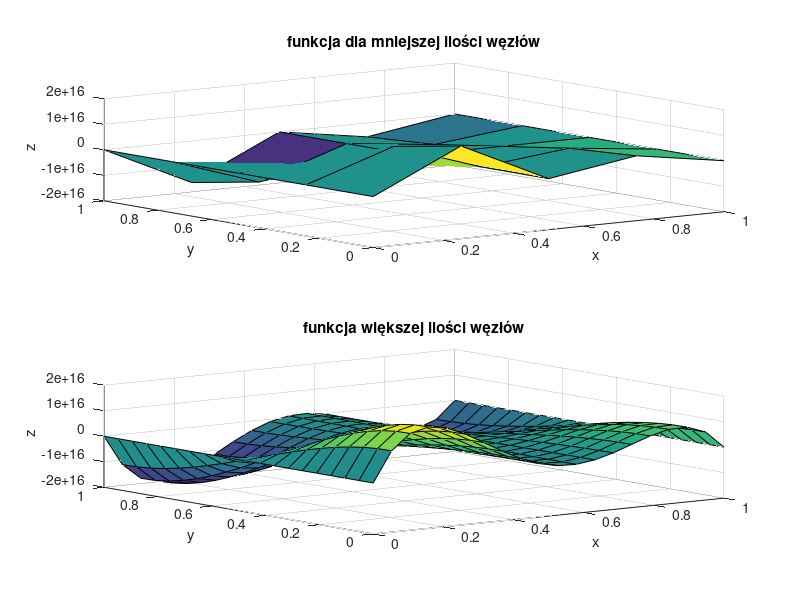

Here is the MATLAB script that generated this plot:
function [M,N,P,R,x_coarse,y_coarse,F_coarse,x_fine,y_fine,F_fine] = zadanie4()
P = 20; % liczba unikalnych współrzędnych x punktów dla których będzie obliczana interpolacja
R = 20; % liczba unikalnych współrzędnych y punktów dla których będzie obliczana interpolacja
M = 5; % liczba węzłów interpolacji wzdłuż osi X (stopień wielomianu zmiennej x: M-1)
N = 5; % liczba węzłów interpolacji wzdłuż osi Y (stopień wielomianu zmiennej y: N-1)

% Generowanie węzłów interpolacji na płaszczyźnie
x_coarse = linspace(0, 1, M);
y_coarse = linspace(0, 1, N);
[X_coarse, Y_coarse] = meshgrid(x_coarse, y_coarse);

% Wyznaczenie wartości funkcji oryginalnej w węzłach
F_coarse = tan(X_coarse*2*pi) .* cos(pi*Y_coarse); % zadanie A: zmień definicję funkcji interpolowanej

MN = M*N;
xvec_coarse = reshape(X_coarse, MN, 1);
yvec_coarse = reshape(Y_coarse, MN, 1);
fvec_coarse = reshape(F_coarse, MN, 1);

% Macierz Vandermonde'a dla interpolacji 2d
V = zeros(M*N, M*N);
for i = 0:(M-1)
    for j = 0:(N-1)
        V(:, i*N + j + 1) = xvec_coarse.^i .* yvec_coarse.^j;
    end
end

% Współczynniki wielomianu interpolacyjnego
coeffs = V \ fvec_coarse;

% Obliczanie wartości funkcji interpolującej na gęstszej siatce
x_fine = linspace(0, 1, P);
y_fine = linspace(0, 1, R);
[X_fine, Y_fine] = meshgrid(x_fine, y_fine);

F_fine = zeros(size(X_fine));
% zadanie B: zdefiniuj obliczenia wartości wielomianu interpolującego. Rezultat obliczeń zapisz w zmiennej F_fine.

for i = 1:M
    for j = 1:N
        F_fine = F_fine + coeffs((i-1)*N+j) * X_fine.^(i-1) .* Y_fine.^(j-1);
    end
end

subplot(2,1,1)
surf(X_coarse, Y_coarse, F_coarse)
title('funkcja dla mniejszej ilości węzłów')
xlabel('x')
ylabel('y')
zlabel('z')

subplot(2,1,2)
surf(X_fine, Y_fine, F_fine)
title('funkcja większej ilości węzłów')
xlabel('x')
ylabel('y')
zlabel('z')

end